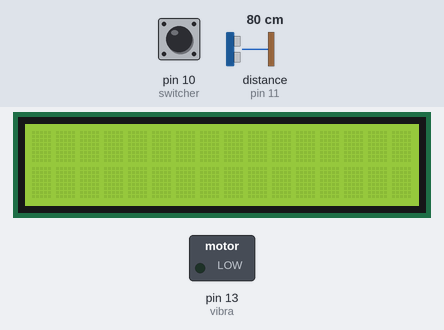
The sketch below on a simulated Arduino Uno, built with avr-gcc and run on an emulated ATmega328P. Shown: 16×2 character LCD, switched loads named in the sketch (green lamp = pin HIGH). Inputs (shaded band) come from the test bench; at power-on: pin 10 (switcher) LOW, distance to the obstacle (sensor on pin 11) 80 cm. The echo pulse lasts 58.3 µs per cm; pins used as bus, display or sensor lines are not drawn; what the sketch prints to the serial monitor is not drawn.

Above: at 1.2 s.
1.3 s: pin 10 (switcher) pulled HIGH for 0.15 s
At 1.7 s:
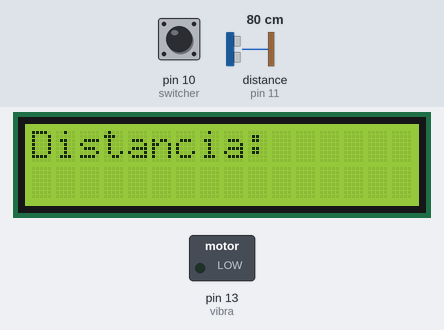
3.8 s: pin 10 (switcher) pulled HIGH for 3.2 s
At 4.7 s:
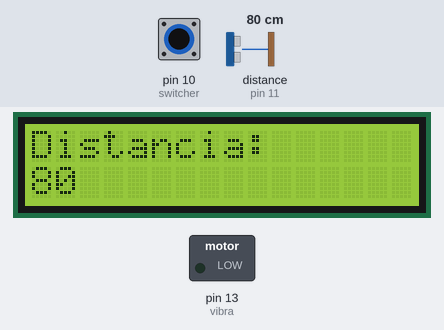
Timing chart, 0 to 6.8 s (numbered marks = the images above; inputs shaded):
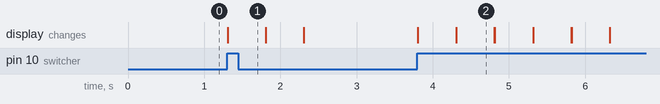

The sketch:

switchuslcd.ino
```cpp
#include <LiquidCrystal.h>

const int triggerPin = 12;
const int echoPin = 11;
const int switcher = 10;
const int vibra = 13;
int swstatus = 0;
int distancia = 0; // Distance
long duracao = 0; // Duration

LiquidCrystal lcd(2, 3, 7, 6, 5, 4);

void setup() {
    Serial.begin(9600);
    pinMode(triggerPin, OUTPUT);
    pinMode(echoPin, INPUT);
    pinMode(vibra, OUTPUT);
    pinMode(switcher, INPUT);

    lcd.begin(16, 2);
}

void loop() {
    swstatus = digitalRead(switcher);

    if (swstatus == HIGH) {
        digitalWrite(triggerPin, LOW);
        delayMicroseconds(2);

        digitalWrite(triggerPin, HIGH);
        delayMicroseconds(10);
        digitalWrite(triggerPin, LOW);

        duracao = pulseIn(echoPin, HIGH);
        distancia = duracao * 0.01723; // centimeter

        if (distancia < 80) {
            digitalWrite(vibra, HIGH);
        }
        else {
            digitalWrite(vibra, LOW);
        }
        lcd.setCursor(0, 0);
        lcd.print("Distancia:");
        delay(500);
        lcd.setCursor(0, 1);
        lcd.print(distancia);
        delay(500);
        lcd.clear();

        Serial.print("Distancia em cm: "); // Distance in cm:
        Serial.println(distancia);
    }

    else {
        digitalWrite(triggerPin, LOW);
        digitalWrite(vibra, LOW);
        digitalWrite(echoPin, LOW);
        // Turns vibra and ultrasonic sensor off.
    }
}
```

Measured:
- after the input at 1.3 s, the display: changes at once (image 1)
- after the input at 3.8 s, the display: first changes at once (image 2 shows a later state)
- what the display in image 2 shows lasts 0.5 s, from 4.3 s to 4.8 s
